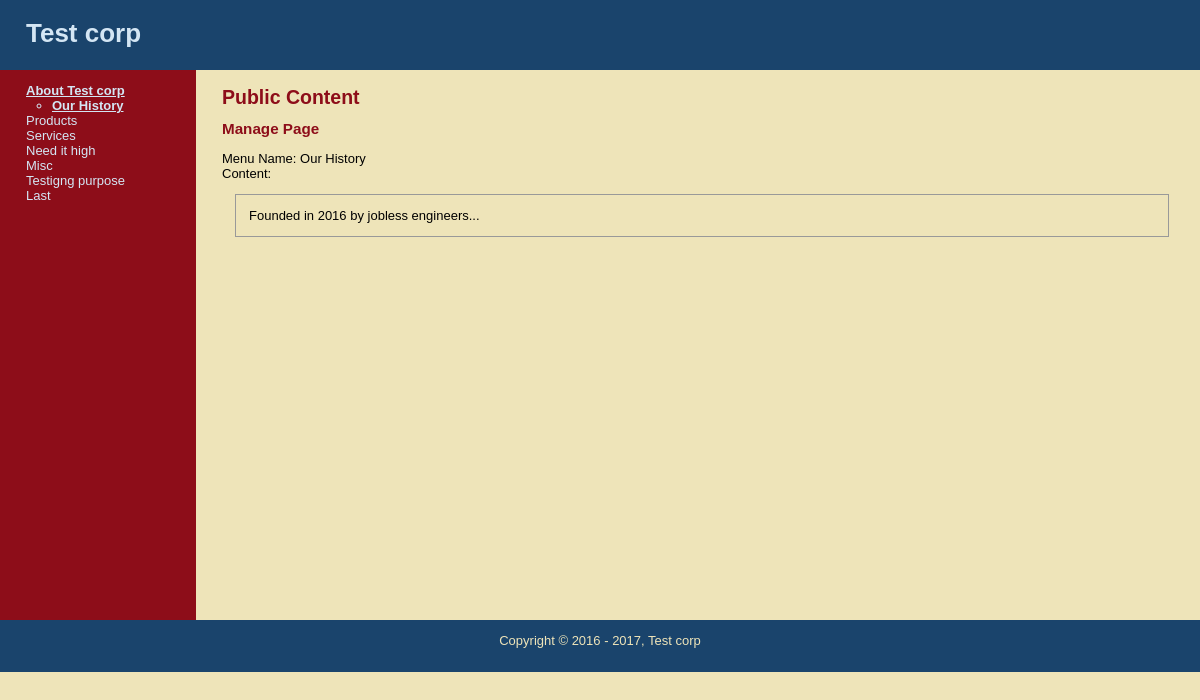
Page /index.php?subject=1 on the committed database.
### tables this page shows
CREATE TABLE `subjects` (
  `id` int(11) NOT NULL AUTO_INCREMENT,
  `menu_name` varchar(30) NOT NULL,
  `position` int(3) NOT NULL,
  `visible` tinyint(1) NOT NULL,
  PRIMARY KEY (`id`)
);

CREATE TABLE `pages` (
  `id` int(11) NOT NULL AUTO_INCREMENT,
  `subject_id` int(11) NOT NULL,
  `menu_name` varchar(30) NOT NULL,
  `position` int(3) NOT NULL,
  `visible` tinyint(1) NOT NULL,
  `content` text,
  PRIMARY KEY (`id`),
  KEY `subject_id` (`subject_id`)
);

### public/index.php (the view, shortened to what this page needs)
<?php
require_once ("../includes/db_connections.php");
require_once ("../includes/functions.php");
include ("../includes/layouts/header.php");
?>
<?php find_selected_items(true); ?>
<div id='main'>
    <div id='navigation'>
       <?php echo navigation_public($selected_subject_details, $selected_page_details); ?>
    </div>
    <div id='page'>
        <h2>Public Content</h2>
        <?php if($selected_page_details) {?>
        <h3>Manage Page</h3>
        Menu Name: <?php echo htmlentities($selected_page_details["menu_name"])?><br>
        Content: <br>
        <div class="view-content"><?php echo nl2br(htmlentities($selected_page_details["content"])); ?></div>
        <?php } else { ?>
        <h3>Welcome !!</h3>
        <p>Please select a subject or page.</p>
        <?php } ?>
    </div>
</div>
<?php
include ("../includes/layouts/footer.php");
?>

### includes/functions.php (shortened to what this page needs)
<?php
function find_all_subjects($isPublic = true) {
    global $connection;
    if ($isPublic) {
        $query = "SELECT * FROM subjects WHERE visible = 1 ORDER BY position ASC";
    } else {
        $query = "SELECT * FROM subjects ORDER BY position ASC";
    }
    $subject_set = mysqli_query($connection, $query);
    return $subject_set;
}
function find_pages_by_subject_id($subject_id, $isPublic = true) {
    global $connection;
    if ($isPublic) {
        $query = "SELECT * FROM pages WHERE visible = 1 AND subject_id = " . $subject_id . " ORDER BY position ASC";
    } else {
        $query = "SELECT * FROM pages WHERE subject_id = " . $subject_id . " ORDER BY position ASC";
    }
    $pages_set = mysqli_query($connection, $query);
    return $pages_set;
}
function find_default_page_for_subject($subject_id) {
    $pages_set = find_pages_by_subject_id($subject_id);
    if ($first_page = mysqli_fetch_assoc($pages_set)) {
        return $first_page;
    } else {
        return null;
    }
}
function find_selected_items($isPublic = false) {
    if (isset($_GET ["subject"])) {
        $selected_subject_details = find_subjects_by_id($_GET ["subject"]);
        if ($isPublic) {
            $selected_page_details = find_default_page_for_subject($selected_subject_details["id"]);
        }
    } else if (isset($_GET ["page"])) {
        $selected_page_details = find_pages_by_id($_GET ["page"], $isPublic);
        $selected_subject_details = null;
    } else {
        $selected_page_details = null;
        $selected_subject_details = null;
    }
}
function find_subjects_by_id($subjet_id) {
    global $connection;
    $subjet_id_safe = mysqli_real_escape_string($connection, $subjet_id);
    $query = "SELECT * FROM subjects WHERE id = " . $subjet_id_safe . " LIMIT 1";
    $subject_set = mysqli_query($connection, $query);
    $subject = mysqli_fetch_assoc($subject_set);
    if ($subject) {
        return $subject;
    } else {
        return null;
    }
}
function navigation_public($subject_details, $page_details) {
    $subject_id = $subject_details ["id"];
    $page_id = $page_details ["id"];
    $output = "<ul class=\"subjects\">";
    $subject_set = find_all_subjects();
    while ($subject = mysqli_fetch_assoc($subject_set)) {
        $output .= "<li ";
        if ($subject_id && $subject_id == $subject ["id"]) {
            $output .= "class=\"selected\"";
        }
        $output .= ">  <a href=\"index.php?subject=";
        $output .= urlencode($subject ["id"]);
        $output .= "\">";
        $output .= htmlentities($subject ["menu_name"]);
        $output .= "</a></li>";
        if ($subject_id == $subject ["id"] || $subject ["id"] == $page_details["subject_id"]) {
            $pages_set = find_pages_by_subject_id($subject ["id"]);
            while ($page = mysqli_fetch_assoc($pages_set)) {
                $output .= "<ul class=\"pages\" > <li ";
                if ($page_id && $page_id == $page ["id"]) {
                    $output .= "class=\"selected\"";
                }
                $output .= "><a href=\"index.php?page=";
                $output .= urlencode($page ["id"]);
                $output .= "\">";
                $output .= htmlentities($page ["menu_name"]);
                $output .= "</a></li> ";
                $output .= "</ul>";
            }
        }
    }
    $output .= "</ul>";
    return $output;
}
?>

### public/stylesheets/public.css (style rules this page uses)
html { height: 100%; width: 100%; }
body { height: 100%; width: 100%; margin: 0; padding: 0; border: 0; font-family: Verdana, Arial, Helvetica, sans-serif; font-size: 13px; line-height: 15px; background: #EEE4B9; }
a { color: #8D0D19 }
#main { height: 550px; width: 100%; margin: 0; padding: 0; background: #EEE4B9; }
#navigation { float: left; width: 12%; height: 100%; margin: 0; padding: 0 2em; color: #D4E6F4; background: #8D0D19; position: relative; }
#navigation a { color: #D4E6F4; text-decoration: none; word-wrap: break-word; }
ul.subjects { margin: 1em 0; padding-left: 0; list-style: none; }
ul.pages { padding-left: 2em; list-item: square; }
.selected { font-weight: bold; text-decoration: underline; }
#page { float: left; height: 100%; padding-left: 2em; vertical-align: top; background: #EEE4B9; width: 80%; position:relative; }
#page h2 { color: #8D0D19; margin-top: 1em; }
#page h3 { color: #8D0D19; }
.view-content { margin: 1em; padding: 1em; border: 1px solid #999; display: block; word-wrap: break-word; }

### rows in the picture
subjects: value "About Test corp"
pages: value "Our History", menu_name "Our History", content "Founded in 2016 by jobless engineers..."
subjects: value "Products"
subjects: value "Services"
subjects: value "Need it high"
subjects: value "Misc"
subjects: value "Testigng purpose"
subjects: value "Last"

### other values in the picture
get_company_name() "Test corp"
